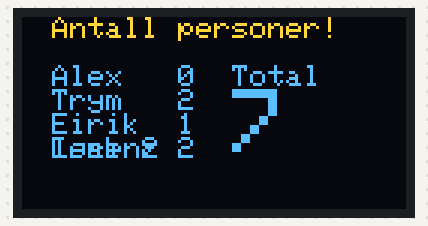
Recording of a sketch running on a simulated ESP32. Parts: 128×64 one-colour display. The OLED is the two-colour kind (top 16 rows yellow).

Above: at 2.1 s.

The sketch:

oled.ino
```cpp
/*********
  Rui Santos
  Complete project details at https://randomnerdtutorials.com
*********/

#include <Wire.h>
#include <Adafruit_GFX.h>
#include <Adafruit_SSD1306.h>

#define SCREEN_WIDTH 128 // OLED display width, in pixels
#define SCREEN_HEIGHT 64 // OLED display height, in pixels

// Declaration for an SSD1306 display connected to I2C (SDA, SCL pins)
Adafruit_SSD1306 display(SCREEN_WIDTH, SCREEN_HEIGHT, &Wire, -1);

 int Alex = 0;
 int Trym = 2;
 int Isak = 2;
 int Eirik = 1;
 int Lorenz = 2;
 int Total = 0;
void setup() {
  Serial.begin(115200);

  if(!display.begin(SSD1306_SWITCHCAPVCC, 0x3C)) { // Address 0x3D for 128x64
    Serial.println(F("SSD1306 allocation failed"));
    for(;;);
  }
  delay(2000);
}

void loop() {
  Total = Alex + Trym + Isak + Eirik + Lorenz;
   display.clearDisplay();

  display.setTextSize(1);
  display.setTextColor(WHITE);
  display.setCursor(10, 0);
  // Display static text
  display.println("Antall personer!");
  display.setCursor(10, 16);
  display.print("Alex   ");
  display.println(Alex);
  display.setCursor(10, 24);
  display.print("Trym   ");
  display.println(Trym);
  display.setCursor(10, 32);
  display.print("Eirik  ");
  display.println(Eirik);
  display.setCursor(10, 40);
  display.print("Lorenz ");
  display.println(Lorenz);
  display.setCursor(10, 40);
  display.print("Isak ");
  display.println(Isak);
  display.setCursor(70, 16);
  display.println("Total");
  display.setCursor(70, 24);
  display.setTextSize(3);
  display.println(Total);

  display.display();
  delay(2000);
}
```
